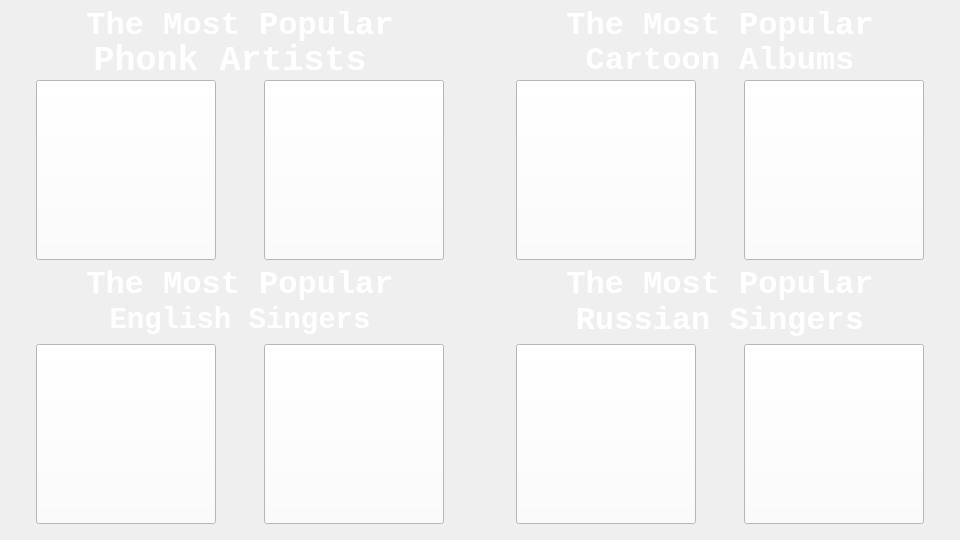
<?xml version="1.0" encoding="UTF-8"?>
<ui version="4.0">
 <class>mainWindow</class>
 <widget class="QMainWindow" name="mainWindow">
  <property name="geometry">
   <rect>
    <x>0</x>
    <y>0</y>
    <width>960</width>
    <height>540</height>
   </rect>
  </property>
  <property name="minimumSize">
   <size>
    <width>960</width>
    <height>540</height>
   </size>
  </property>
  <property name="maximumSize">
   <size>
    <width>960</width>
    <height>540</height>
   </size>
  </property>
  <property name="windowTitle">
   <string>MainWindow</string>
  </property>
  <property name="styleSheet">
   <string notr="true">
</string>
  </property>
  <widget class="QWidget" name="centralwidget">
   <property name="styleSheet">
    <string notr="true"/>
   </property>
   <widget class="QLabel" name="phonkText">
    <property name="geometry">
     <rect>
      <x>20</x>
      <y>5</y>
      <width>440</width>
      <height>40</height>
     </rect>
    </property>
    <property name="font">
     <font>
      <family>Lucida Console</family>
      <pointsize>24</pointsize>
      <weight>75</weight>
      <bold>true</bold>
     </font>
    </property>
    <property name="styleSheet">
     <string notr="true">background-color: rgba(0, 0, 0, 0);
color: rgb(255, 255, 255);

</string>
    </property>
    <property name="text">
     <string>The Most Popular</string>
    </property>
    <property name="alignment">
     <set>Qt::AlignCenter</set>
    </property>
   </widget>
   <widget class="QPushButton" name="hensonnButton">
    <property name="geometry">
     <rect>
      <x>36</x>
      <y>80</y>
      <width>180</width>
      <height>180</height>
     </rect>
    </property>
    <property name="styleSheet">
     <string notr="true">background-color: rgb(255, 255, 255);


</string>
    </property>
    <property name="text">
     <string/>
    </property>
    <property name="icon">
     <iconset>
      <normaloff>Images/Hensonn.jpg</normaloff>Images/Hensonn.jpg</iconset>
    </property>
    <property name="iconSize">
     <size>
      <width>177</width>
      <height>177</height>
     </size>
    </property>
   </widget>
   <widget class="QPushButton" name="imagineButton">
    <property name="geometry">
     <rect>
      <x>264</x>
      <y>344</y>
      <width>180</width>
      <height>180</height>
     </rect>
    </property>
    <property name="styleSheet">
     <string notr="true">background-color: rgb(255, 255, 255);


</string>
    </property>
    <property name="text">
     <string/>
    </property>
    <property name="icon">
     <iconset>
      <normaloff>Images/ImagineDragons.jpg</normaloff>Images/ImagineDragons.jpg</iconset>
    </property>
    <property name="iconSize">
     <size>
      <width>177</width>
      <height>177</height>
     </size>
    </property>
   </widget>
   <widget class="QPushButton" name="arturButton">
    <property name="geometry">
     <rect>
      <x>516</x>
      <y>344</y>
      <width>180</width>
      <height>180</height>
     </rect>
    </property>
    <property name="styleSheet">
     <string notr="true">background-color: rgb(255, 255, 255);


</string>
    </property>
    <property name="text">
     <string/>
    </property>
    <property name="icon">
     <iconset>
      <normaloff>Images/АртурПирожков.jpg</normaloff>Images/АртурПирожков.jpg</iconset>
    </property>
    <property name="iconSize">
     <size>
      <width>177</width>
      <height>177</height>
     </size>
    </property>
   </widget>
   <widget class="QPushButton" name="valeraButton">
    <property name="geometry">
     <rect>
      <x>744</x>
      <y>344</y>
      <width>180</width>
      <height>180</height>
     </rect>
    </property>
    <property name="styleSheet">
     <string notr="true">background-color: rgb(255, 255, 255);


</string>
    </property>
    <property name="text">
     <string/>
    </property>
    <property name="icon">
     <iconset>
      <normaloff>Images/ВалерийМиладзе.jpg</normaloff>Images/ВалерийМиладзе.jpg</iconset>
    </property>
    <property name="iconSize">
     <size>
      <width>177</width>
      <height>177</height>
     </size>
    </property>
   </widget>
   <widget class="QPushButton" name="weekendButton">
    <property name="geometry">
     <rect>
      <x>36</x>
      <y>344</y>
      <width>180</width>
      <height>180</height>
     </rect>
    </property>
    <property name="styleSheet">
     <string notr="true">background-color: rgb(255, 255, 255);


</string>
    </property>
    <property name="text">
     <string/>
    </property>
    <property name="icon">
     <iconset>
      <normaloff>Images/TheWeekend.jpg</normaloff>Images/TheWeekend.jpg</iconset>
    </property>
    <property name="iconSize">
     <size>
      <width>177</width>
      <height>177</height>
     </size>
    </property>
   </widget>
   <widget class="QPushButton" name="interworldButton">
    <property name="geometry">
     <rect>
      <x>264</x>
      <y>80</y>
      <width>180</width>
      <height>180</height>
     </rect>
    </property>
    <property name="styleSheet">
     <string notr="true">background-color: rgb(255, 255, 255);


</string>
    </property>
    <property name="text">
     <string/>
    </property>
    <property name="icon">
     <iconset>
      <normaloff>Images/InterWorld.jpg</normaloff>Images/InterWorld.jpg</iconset>
    </property>
    <property name="iconSize">
     <size>
      <width>177</width>
      <height>177</height>
     </size>
    </property>
   </widget>
   <widget class="QPushButton" name="acrossButton">
    <property name="geometry">
     <rect>
      <x>744</x>
      <y>80</y>
      <width>180</width>
      <height>180</height>
     </rect>
    </property>
    <property name="styleSheet">
     <string notr="true">background-color: rgb(255, 255, 255);


</string>
    </property>
    <property name="text">
     <string/>
    </property>
    <property name="icon">
     <iconset>
      <normaloff>Images/AcrossTheSpiderVerse.jpg</normaloff>Images/AcrossTheSpiderVerse.jpg</iconset>
    </property>
    <property name="iconSize">
     <size>
      <width>177</width>
      <height>177</height>
     </size>
    </property>
   </widget>
   <widget class="QPushButton" name="intoButton">
    <property name="geometry">
     <rect>
      <x>516</x>
      <y>80</y>
      <width>180</width>
      <height>180</height>
     </rect>
    </property>
    <property name="styleSheet">
     <string notr="true">background-color: rgb(255, 255, 255);


</string>
    </property>
    <property name="text">
     <string/>
    </property>
    <property name="icon">
     <iconset>
      <normaloff>Images/IntoTheSpiderVerse.jpg</normaloff>Images/IntoTheSpiderVerse.jpg</iconset>
    </property>
    <property name="iconSize">
     <size>
      <width>177</width>
      <height>177</height>
     </size>
    </property>
   </widget>
   <widget class="QLabel" name="phonkText_2">
    <property name="geometry">
     <rect>
      <x>10</x>
      <y>40</y>
      <width>440</width>
      <height>40</height>
     </rect>
    </property>
    <property name="font">
     <font>
      <family>Lucida Console</family>
      <pointsize>26</pointsize>
      <weight>75</weight>
      <bold>true</bold>
     </font>
    </property>
    <property name="styleSheet">
     <string notr="true">background-color: rgba(0, 0, 0, 0);
color: rgb(255, 255, 255);</string>
    </property>
    <property name="text">
     <string>Phonk Artists</string>
    </property>
    <property name="alignment">
     <set>Qt::AlignCenter</set>
    </property>
   </widget>
   <widget class="QLabel" name="cartoonText">
    <property name="geometry">
     <rect>
      <x>500</x>
      <y>5</y>
      <width>440</width>
      <height>40</height>
     </rect>
    </property>
    <property name="font">
     <font>
      <family>Lucida Console</family>
      <pointsize>24</pointsize>
      <weight>75</weight>
      <bold>true</bold>
     </font>
    </property>
    <property name="styleSheet">
     <string notr="true">background-color: rgba(0, 0, 0, 0);
color: rgb(255, 255, 255);

</string>
    </property>
    <property name="text">
     <string>The Most Popular</string>
    </property>
    <property name="alignment">
     <set>Qt::AlignCenter</set>
    </property>
   </widget>
   <widget class="QLabel" name="cartoonText_2">
    <property name="geometry">
     <rect>
      <x>500</x>
      <y>40</y>
      <width>440</width>
      <height>40</height>
     </rect>
    </property>
    <property name="font">
     <font>
      <family>Lucida Console</family>
      <pointsize>24</pointsize>
      <weight>75</weight>
      <bold>true</bold>
     </font>
    </property>
    <property name="styleSheet">
     <string notr="true">background-color: rgba(0, 0, 0, 0);
color: rgb(255, 255, 255);</string>
    </property>
    <property name="text">
     <string>Cartoon Albums</string>
    </property>
    <property name="alignment">
     <set>Qt::AlignCenter</set>
    </property>
   </widget>
   <widget class="QLabel" name="engSingerText">
    <property name="geometry">
     <rect>
      <x>20</x>
      <y>264</y>
      <width>440</width>
      <height>40</height>
     </rect>
    </property>
    <property name="font">
     <font>
      <family>Lucida Console</family>
      <pointsize>24</pointsize>
      <weight>75</weight>
      <bold>true</bold>
     </font>
    </property>
    <property name="styleSheet">
     <string notr="true">background-color: rgba(0, 0, 0, 0);
color: rgb(255, 255, 255);

</string>
    </property>
    <property name="text">
     <string>The Most Popular</string>
    </property>
    <property name="alignment">
     <set>Qt::AlignCenter</set>
    </property>
   </widget>
   <widget class="QLabel" name="engSingerText_2">
    <property name="geometry">
     <rect>
      <x>20</x>
      <y>300</y>
      <width>440</width>
      <height>40</height>
     </rect>
    </property>
    <property name="font">
     <font>
      <family>Lucida Console</family>
      <pointsize>22</pointsize>
      <weight>75</weight>
      <bold>true</bold>
     </font>
    </property>
    <property name="styleSheet">
     <string notr="true">background-color: rgba(0, 0, 0, 0);
color: rgb(255, 255, 255);</string>
    </property>
    <property name="text">
     <string>English Singers</string>
    </property>
    <property name="alignment">
     <set>Qt::AlignCenter</set>
    </property>
   </widget>
   <widget class="QLabel" name="rusSingerText">
    <property name="geometry">
     <rect>
      <x>500</x>
      <y>264</y>
      <width>440</width>
      <height>40</height>
     </rect>
    </property>
    <property name="font">
     <font>
      <family>Lucida Console</family>
      <pointsize>24</pointsize>
      <weight>75</weight>
      <bold>true</bold>
     </font>
    </property>
    <property name="styleSheet">
     <string notr="true">background-color: rgba(0, 0, 0, 0);
color: rgb(255, 255, 255);

</string>
    </property>
    <property name="text">
     <string>The Most Popular</string>
    </property>
    <property name="alignment">
     <set>Qt::AlignCenter</set>
    </property>
   </widget>
   <widget class="QLabel" name="rusSingerText_2">
    <property name="geometry">
     <rect>
      <x>500</x>
      <y>300</y>
      <width>440</width>
      <height>40</height>
     </rect>
    </property>
    <property name="font">
     <font>
      <family>Lucida Console</family>
      <pointsize>24</pointsize>
      <weight>75</weight>
      <bold>true</bold>
     </font>
    </property>
    <property name="styleSheet">
     <string notr="true">background-color: rgba(0, 0, 0, 0);
color: rgb(255, 255, 255);</string>
    </property>
    <property name="text">
     <string>Russian Singers</string>
    </property>
    <property name="alignment">
     <set>Qt::AlignCenter</set>
    </property>
   </widget>
   <widget class="QLabel" name="label">
    <property name="geometry">
     <rect>
      <x>0</x>
      <y>0</y>
      <width>960</width>
      <height>540</height>
     </rect>
    </property>
    <property name="text">
     <string/>
    </property>
    <property name="pixmap">
     <pixmap>Images/stars.jpg</pixmap>
    </property>
   </widget>
   <zorder>label</zorder>
   <zorder>phonkText</zorder>
   <zorder>hensonnButton</zorder>
   <zorder>imagineButton</zorder>
   <zorder>arturButton</zorder>
   <zorder>valeraButton</zorder>
   <zorder>weekendButton</zorder>
   <zorder>interworldButton</zorder>
   <zorder>acrossButton</zorder>
   <zorder>intoButton</zorder>
   <zorder>phonkText_2</zorder>
   <zorder>cartoonText</zorder>
   <zorder>cartoonText_2</zorder>
   <zorder>engSingerText</zorder>
   <zorder>engSingerText_2</zorder>
   <zorder>rusSingerText</zorder>
   <zorder>rusSingerText_2</zorder>
  </widget>
 </widget>
 <resources>
  <include location="Images/background.qrc"/>
 </resources>
 <connections/>
</ui>
